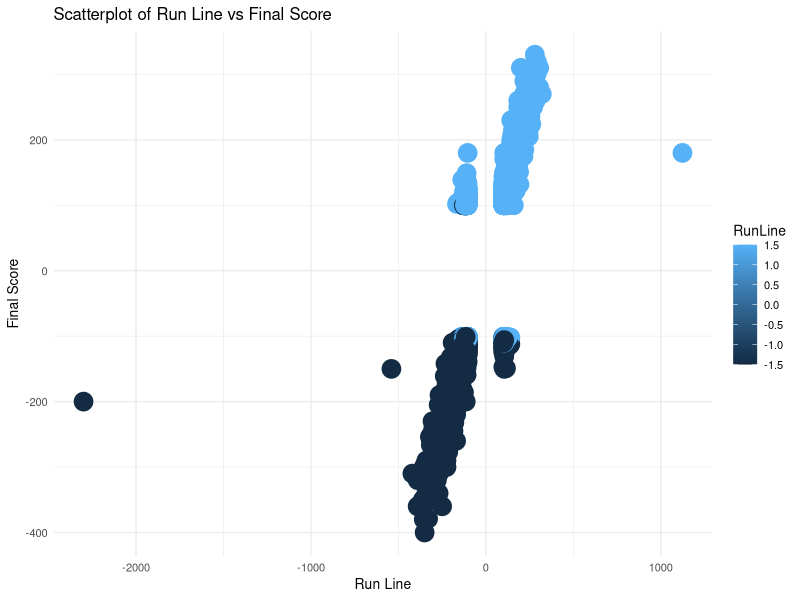

This chart was generated by the following R code:
#Load the ggplot2 package to create unique and aesthetically pleasing visuals for the graph
library(ggplot2)

mlb_data <- read.csv("mlb-odds-2021.csv")

# Open vs Close Scatterplot
ggplot(mlb_data, aes(x = Open, y = Close, color = RunLine)) +  
  geom_point(size = 6) +                                       
  labs(title = "Scatterplot of Run Line vs Final Score",
       x = "Run Line",
       y = "Final Score") +
  theme_minimal(base_size = 10)  


# Calculating the correlation between Open and Close
correlation <- cor(mlb_data$Open, mlb_data$Close)
print("Correlation between Open and Close:")
correlation
#The scatterplot of opening odds versus closing odds shows a strong positive linear relationship, 
#with a correlation coefficient of 0.889, this high correlation indicates that the opening and closing odds are closely related, 
#suggesting that changes in opening odds strongly predict changes in closing odds.
